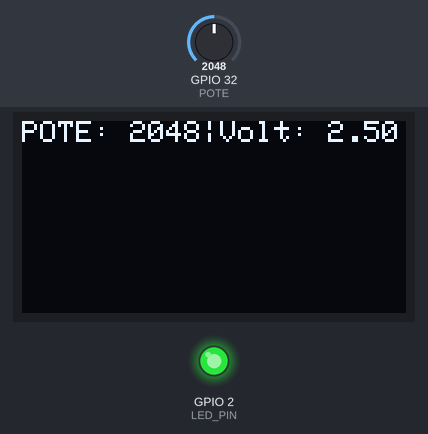
Bench run of a program on a simulated ESP32. On the bench: 128×64 one-colour display, output pins drawn as LEDs (lit = HIGH). Inputs (shaded band) come from the test bench; at power-on: GPIO 32 (POTE) = 2048.

Above: at 2.2 s.
2.3 s: GPIO 32 (POTE) set to 491
At 4.0 s:
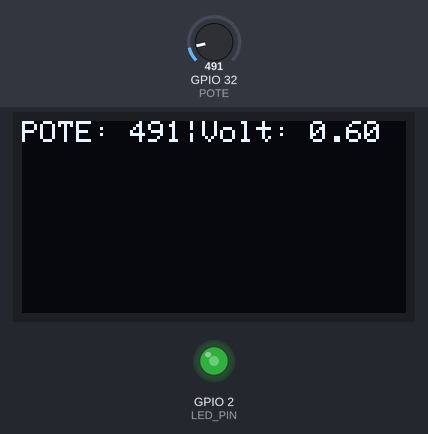
4.6 s: GPIO 32 (POTE) set to 1228
At 6.2 s:
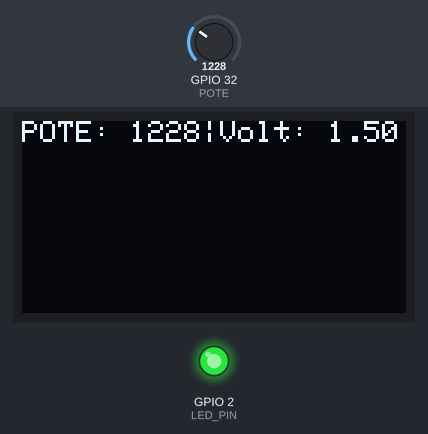
6.6 s: GPIO 32 (POTE) set to 0
At 8.4 s:
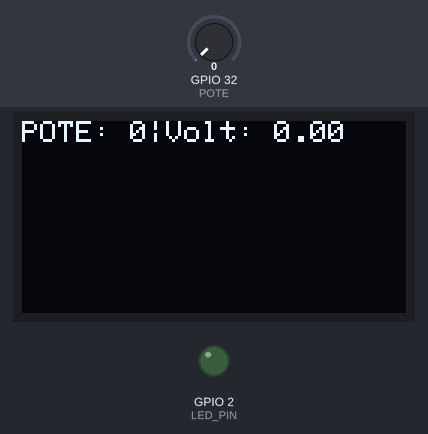
Timing chart, 0 to 9.9 s (numbered marks = the images above; inputs shaded):
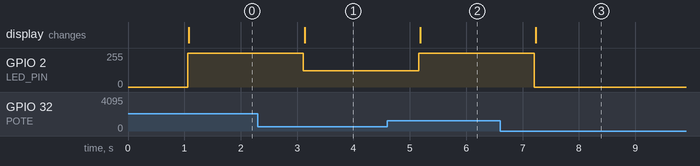

Measured:
- after the input at 2.3 s, GPIO 2 (LED_PIN): 255/255 → 122/255 after 0.81 s; the display: changes after 0.83 s (image 1)
- after the input at 4.6 s, GPIO 2 (LED_PIN): 122/255 → 255/255 after 0.56 s; the display: changes after 0.58 s (image 2)
- after the input at 6.6 s, GPIO 2 (LED_PIN): 255/255 → 0/255 after 0.61 s; the display: changes after 0.64 s (image 3)

The program:

main.cpp
```cpp
//libraries:
#include "HelperOLED.h"

//variables globales:
const short LED_PIN = 2; // Pin for the LED
const short POTE = 32;
HelperOLED oled;

// Create an instance of the HelperOLED class
void setup() {
  Serial.begin(115200);
  pinMode(LED_PIN, OUTPUT);
  pinMode(POTE, INPUT);

   // Initialize the OLED display
   oled.begin();

  // Display a startup message on the OLED
  oled.updateOLEDString("START");
  delay(1000); // Wait for 1 second for the message to be visible
}

void loop() {
    int potValue = analogRead(POTE); // Read the potentiometer value
    analogWrite(LED_PIN, potValue / 4); // Map the potentiometer value (0-4095) to PWM range (0-1023) and write to the LED
    oled.updateOLED(potValue); // Update the OLED display with the potentiometer value
    delay(1000); // Delay for 1 second
}
```
